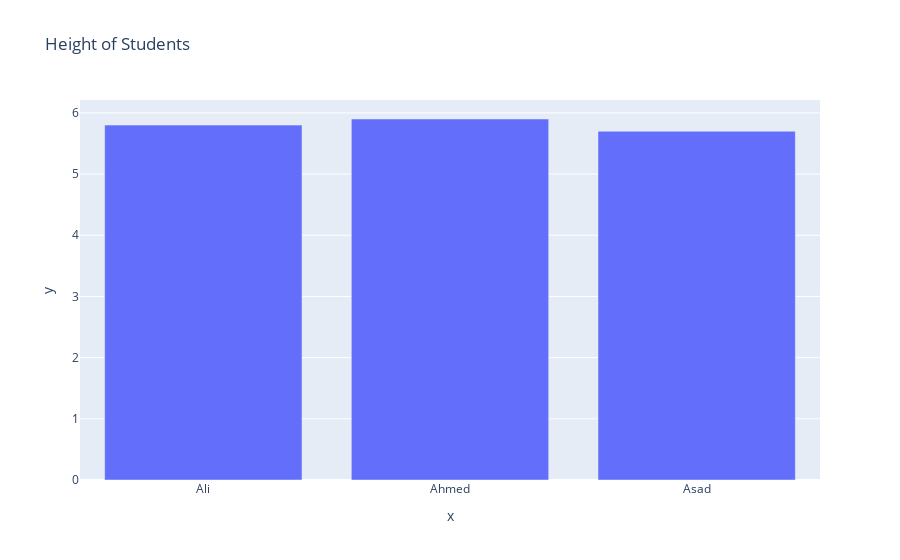

The code cell stored with this chart in its notebook:
### Code cell
names = ['Ali','Ahmed','Asad']
height = [5.8,5.9,5.7]

# px.line(x = names,y = height, title = "Height of Students")
fig = px.bar(x = names,y = height, title = "Height of Students")
fig.show()

# fig.write_image("plot.png")
# fig.write_html("plot.html")

### Figure 1 — Plotly figure (JSON) as saved in the notebook; plotly's stock layout.template omitted (floating-point values rounded to 4 significant figures)
{"data": [{"alignmentgroup": "True", "hovertemplate": "x=%{x}<br>y=%{y}<extra></extra>", "legendgroup": "", "marker": {"color": "#636efa", "pattern": {"shape": ""}}, "name": "", "offsetgroup": "", "orientation": "v", "showlegend": false, "textposition": "auto", "type": "bar", "x": ["Ali", "Ahmed", "Asad"], "xaxis": "x", "y": [5.8, 5.9, 5.7], "yaxis": "y"}], "layout": {"barmode": "relative", "legend": {"tracegroupgap": 0}, "title": {"text": "Height of Students"}, "xaxis": {"anchor": "y", "domain": [0, 1], "title": {"text": "x"}}, "yaxis": {"anchor": "x", "domain": [0, 1], "title": {"text": "y"}}}}
